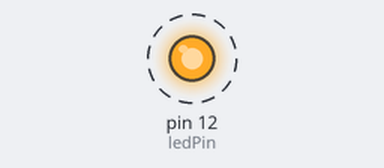
Bench run of a sketch on a simulated Arduino Uno, built with avr-gcc and run on an emulated ATmega328P. Shown: output pins drawn as LEDs (lit = HIGH). Dashed ring = blinking.

Above: at 0.19 s.
Timing chart, 0 to 3.0 s (numbered marks = the images above):
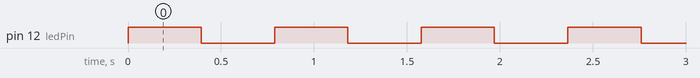

Measured:
- by itself, pin 12 (ledPin): alternates HIGH for 0.39 s and LOW for 0.39 s

The sketch:

Blink.ino
```cpp
int ledPin = 12;

void setup() {
  pinMode(ledPin, OUTPUT);
}

void loop() {
  digitalWrite(ledPin,  HIGH);
  delay(394);
  digitalWrite(ledPin, LOW);
  delay(394);
}

//Created by: Redouan Sellami
```
